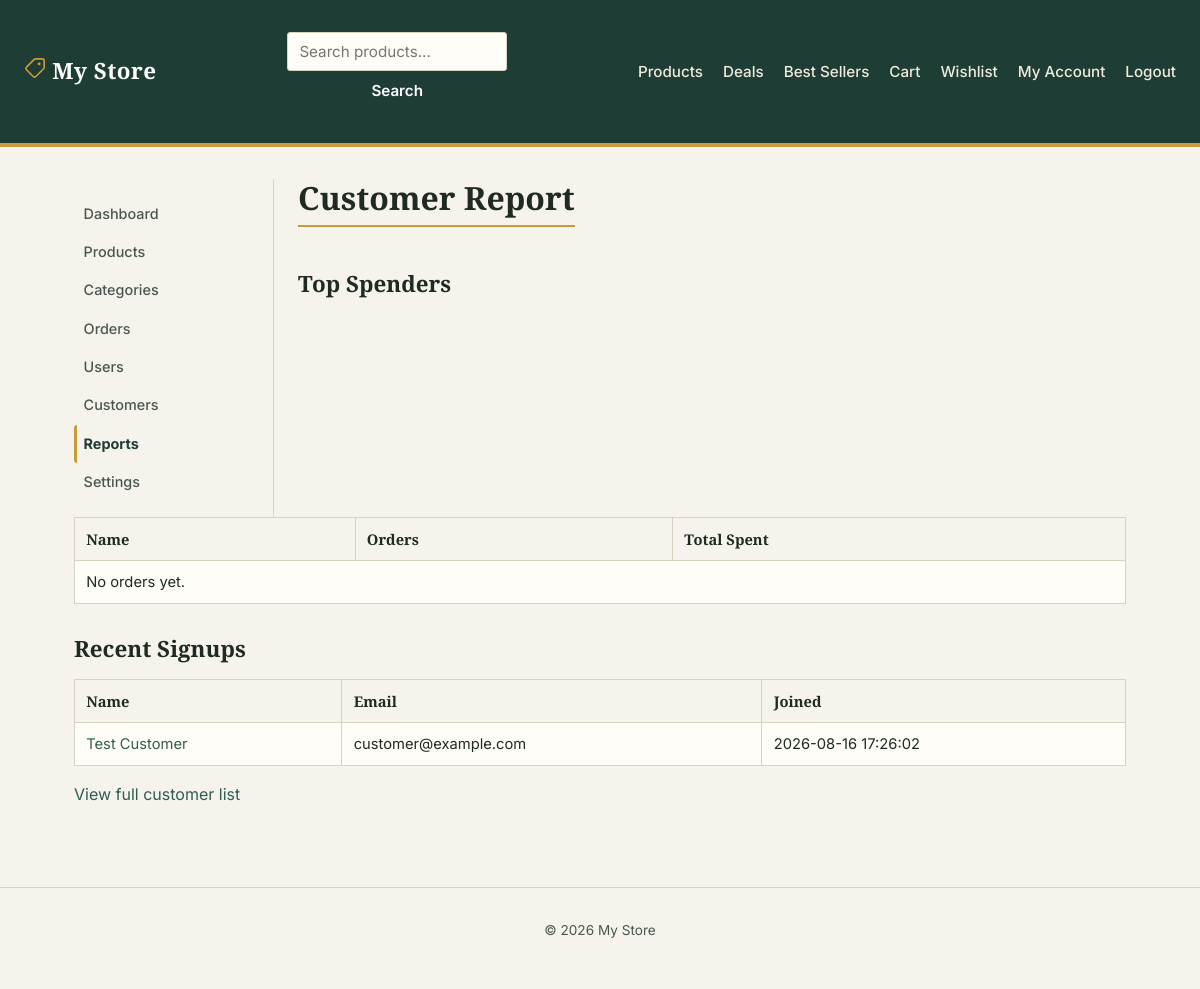
Screenshot of /admin/reports/customers.php (signed in) with the database file from the repository.
### tables this page shows
CREATE TABLE settings (
    `key`   VARCHAR(100) PRIMARY KEY,
    `value` VARCHAR(255) NOT NULL
);

CREATE TABLE users (
    id            INT AUTO_INCREMENT PRIMARY KEY,
    name          VARCHAR(100)        NOT NULL,
    email         VARCHAR(150)        NOT NULL UNIQUE,
    password_hash VARCHAR(255)        NOT NULL,
    role          ENUM('customer','admin') NOT NULL DEFAULT 'customer',
    phone         VARCHAR(30)         NULL,
    address       VARCHAR(255)        NULL,
    created_at    TIMESTAMP           NOT NULL DEFAULT CURRENT_TIMESTAMP
);

### includes/functions.php (called while the page is built, shortened)
<?php
function sanitize(string $value): string
{
    return htmlspecialchars(trim($value), ENT_QUOTES, 'UTF-8');
}
function get_setting(string $key, string $default = ''): string
{
    global $pdo;
    static $cache = null;
    if ($cache === null) {
        $cache = [];
        $rows = $pdo->query('SELECT `key`, `value` FROM settings')->fetchAll();
        foreach ($rows as $row) {
            $cache[$row['key']] = $row['value'];
        }
    }
    return $cache[$key] ?? $default;
}

### includes/auth.php (called while the page is built, shortened)
<?php
function is_logged_in(): bool
{
    return !empty($_SESSION['user_id']);
}

### admin/reports/customers.php (the view, shortened to what this page needs)
<?php
require_once __DIR__ . '/../../includes/admin-auth.php';
$topSpenders = $pdo->query(
    "SELECT u.id, u.name, u.email, COUNT(o.id) AS order_count, SUM(o.total_amount) AS total_spent
     FROM users u
     JOIN orders o ON o.user_id = u.id AND o.status != 'cancelled'
     WHERE u.role = 'customer'
     GROUP BY u.id
     ORDER BY total_spent DESC
     LIMIT 10"
)->fetchAll();
$recentSignups = $pdo->query(
    "SELECT id, name, email, created_at FROM users WHERE role = 'customer' ORDER BY created_at DESC LIMIT 10"
)->fetchAll();
include __DIR__ . '/../../includes/header.php';
include __DIR__ . '/../../includes/sidebar.php';
?>
<h1>Customer Report</h1>
<h2>Top Spenders</h2>
<table border="1" cellpadding="6" cellspacing="0">
    <thead><tr><th>Name</th><th>Orders</th><th>Total Spent</th></tr></thead>
    <tbody>
    <?php if (empty($topSpenders)): ?>
        <tr><td colspan="3">No orders yet.</td></tr>
    <?php endif; ?>
    </tbody>
</table>
<h2>Recent Signups</h2>
<table border="1" cellpadding="6" cellspacing="0">
    <thead><tr><th>Name</th><th>Email</th><th>Joined</th></tr></thead>
    <tbody>
    <?php foreach ($recentSignups as $c): ?>
        <tr>
            <td><a href="<?= BASE_URL ?>/admin/users/view.php?id=<?= $c['id'] ?>"><?= sanitize($c['name']) ?></a></td>
            <td><?= sanitize($c['email']) ?></td>
            <td><?= sanitize($c['created_at']) ?></td>
        </tr>
    <?php endforeach; ?>
    </tbody>
</table>
<p><a href="<?= BASE_URL ?>/admin/customers/index.php">View full customer list</a></p>
<?php include __DIR__ . '/../../includes/footer.php'; ?>

### includes/navbar.php (shortened to what this page needs)
<nav class="navbar">
    <a class="navbar-brand" href="<?= BASE_URL ?>/index.php">
        <?= sanitize(get_setting('site_name', SITE_NAME)) ?>
    </a>
    <form action="<?= BASE_URL ?>/products/search.php" method="get" class="navbar-search">
        <input type="text" name="q" placeholder="Search products..." value="<?= sanitize($_GET['q'] ?? '') ?>">
        <button type="submit">Search</button>
    </form>
    <ul class="navbar-links">
        <li><a href="<?= BASE_URL ?>/products/index.php">Products</a></li>
        <li><a href="<?= BASE_URL ?>/products/deals.php">Deals</a></li>
        <li><a href="<?= BASE_URL ?>/products/best-sellers.php">Best Sellers</a></li>
        <li><a href="<?= BASE_URL ?>/cart/index.php">Cart</a></li>
        <?php if (is_logged_in()): ?>
            <li><a href="<?= BASE_URL ?>/account/wishlist.php">Wishlist</a></li>
            <li><a href="<?= BASE_URL ?>/account/index.php">My Account</a></li>
            <li><a href="<?= BASE_URL ?>/auth/logout.php">Logout</a></li>
        <?php else: ?>
            <li><a href="<?= BASE_URL ?>/auth/signin.php" class="btn-signin">Sign In</a></li>
        <?php endif; ?>
    </ul>
</nav>

### assets/css/style.css (style rules this page uses)
:root { --color-bg: #F6F3EC; --color-surface: #FFFDF8; --color-ink: #1E2A22; --color-ink-soft: #4A5750; --color-accent: #C89B3C; --color-accent-dk: #8F6C24; --color-forest: #2F5D50; --color-forest-dk: #1E3D34; --color-line: #D8D2C0; --color-danger: #B3261E; --color-danger-bg: #FBEAE9; --color-success: #2F6B4F; --color-success-bg:#E7F1EB; --font-display: 'Zilla Slab', Georgia, serif; --font-body: 'Inter', -apple-system, BlinkMacSystemFont, sans-serif; --font-mono: 'IBM Plex Mono', 'Courier New', monospace; --radius: 3px; --shadow-card: 0 1px 2px rgba(30, 42, 34, 0.06); }
* { box-sizing: border-box; }
body { margin: 0; font-family: var(--font-body); background: var(--color-bg); color: var(--color-ink); line-height: 1.55; }
h1, h2, h3 { font-family: var(--font-display); color: var(--color-ink); line-height: 1.2; margin: 0 0 .75rem; }
h1 { font-size: 2rem; border-bottom: 2px solid var(--color-accent); padding-bottom: .5rem; display: inline-block; }
h2 { font-size: 1.4rem; margin-top: 2rem; }
p { margin: 0 0 1rem; }
a { color: var(--color-forest); text-decoration: none; }
.navbar { display: flex; align-items: center; justify-content: space-between; gap: 1rem; padding: 1rem 1.5rem; background: var(--color-forest-dk); border-bottom: 4px solid var(--color-accent); }
.navbar-brand { font-family: var(--font-display); font-size: 1.4rem; font-weight: 600; color: #fff !important; letter-spacing: .02em; }
.navbar-search { display: flex; gap: 0; }
.navbar-search input { border-radius: var(--radius) 0 0 var(--radius); border-right: none; width: 220px; }
.navbar-search button { border-radius: 0 var(--radius) var(--radius) 0; margin: 0; }
.navbar-links { display: flex; list-style: none; gap: 1.25rem; margin: 0; padding: 0; }
.navbar-links a { color: #F0EBDD; font-weight: 500; font-size: .95rem; }
form { display: flex; flex-direction: column; max-width: 380px; gap: .4rem; margin: 1rem 0; }
input, select, textarea, button { font-family: var(--font-body); font-size: .95rem; }
input[type=text], input[type=email], input[type=password], input[type=number], input[type=tel], select, textarea { padding: .55rem .7rem; border: 1px solid var(--color-line); border-radius: var(--radius); background: var(--color-surface); color: var(--color-ink); }
button, input[type=submit] { margin-top: 1rem; padding: .6rem 1.1rem; border: 1px solid var(--color-forest-dk); border-radius: var(--radius); background: var(--color-forest-dk); color: #fff; font-weight: 600; cursor: pointer; transition: background .15s ease; }
table { border-collapse: collapse; margin: 1rem 0; width: 100%; background: var(--color-surface); }
table[border] { border: 1px solid var(--color-line) !important; }
th, td { text-align: left; padding: .6rem .7rem; border-bottom: 1px solid var(--color-line); font-size: .92rem; }
th { font-family: var(--font-display); font-weight: 600; background: var(--color-bg); color: var(--color-ink); }

### rows the page displays
settings: key "My Store"
users: name "Test Customer", email "customer@example.com", created_at "2026-08-16 17:26:02"

### other values shown
$label "Dashboard"
$label "Products"
$label "Categories"
$label "Orders"
$label "Users"
$label "Customers"
$label "Reports"
$label "Settings"
get_setting('site_name', SITE_NAME) "My Store"
